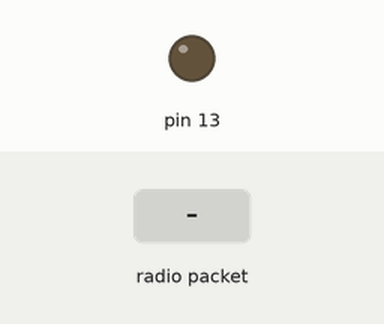
The sketch below on a simulated Arduino Uno, built with avr-gcc and run on an emulated ATmega328P. Shown: output pins drawn as LEDs (lit = HIGH). Inputs (shaded band) come from the test bench. No radio packets arrive unless stated.

Above: at 1.2 s.
1.3 s: radio packet "1" arrives
At 2.1 s:
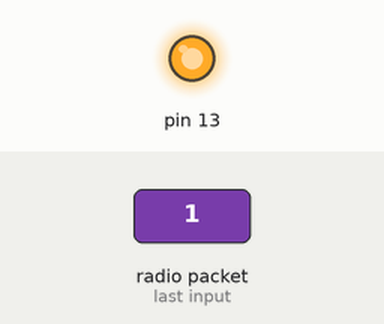
2.8 s: radio packet "0" arrives
At 3.2 s:
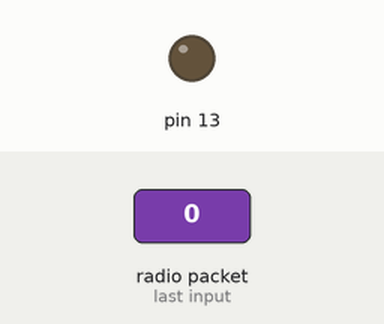
Timing chart, 0 to 5.8 s (numbered marks = the images above; inputs shaded):
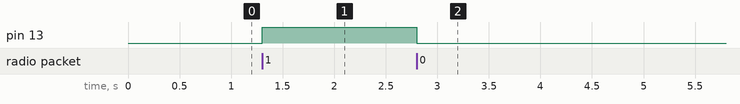

The sketch:

Rx.ino
```cpp
//Written By : Manash

#include <VirtualWire.h>
void setup()
{
    vw_set_ptt_inverted(true); // Required for DR3100
    vw_set_rx_pin(12);
    vw_setup(4000);  // Bits per sec
    pinMode(13, OUTPUT);
    vw_rx_start();       // Start the receiver PLL running
}

void loop()
{
    uint8_t buf[VW_MAX_MESSAGE_LEN];
    uint8_t buflen = VW_MAX_MESSAGE_LEN;

    if (vw_get_message(buf, &buflen)) // Non-blocking
    {
      if(buf[0]=='1') digitalWrite(13,1);
      if(buf[0]=='0') digitalWrite(13,0);
    }
}
```

Measured:
- after the input at 1.3 s, pin 13: LOW → HIGH at once
- after the input at 2.8 s, pin 13: HIGH → LOW at once
